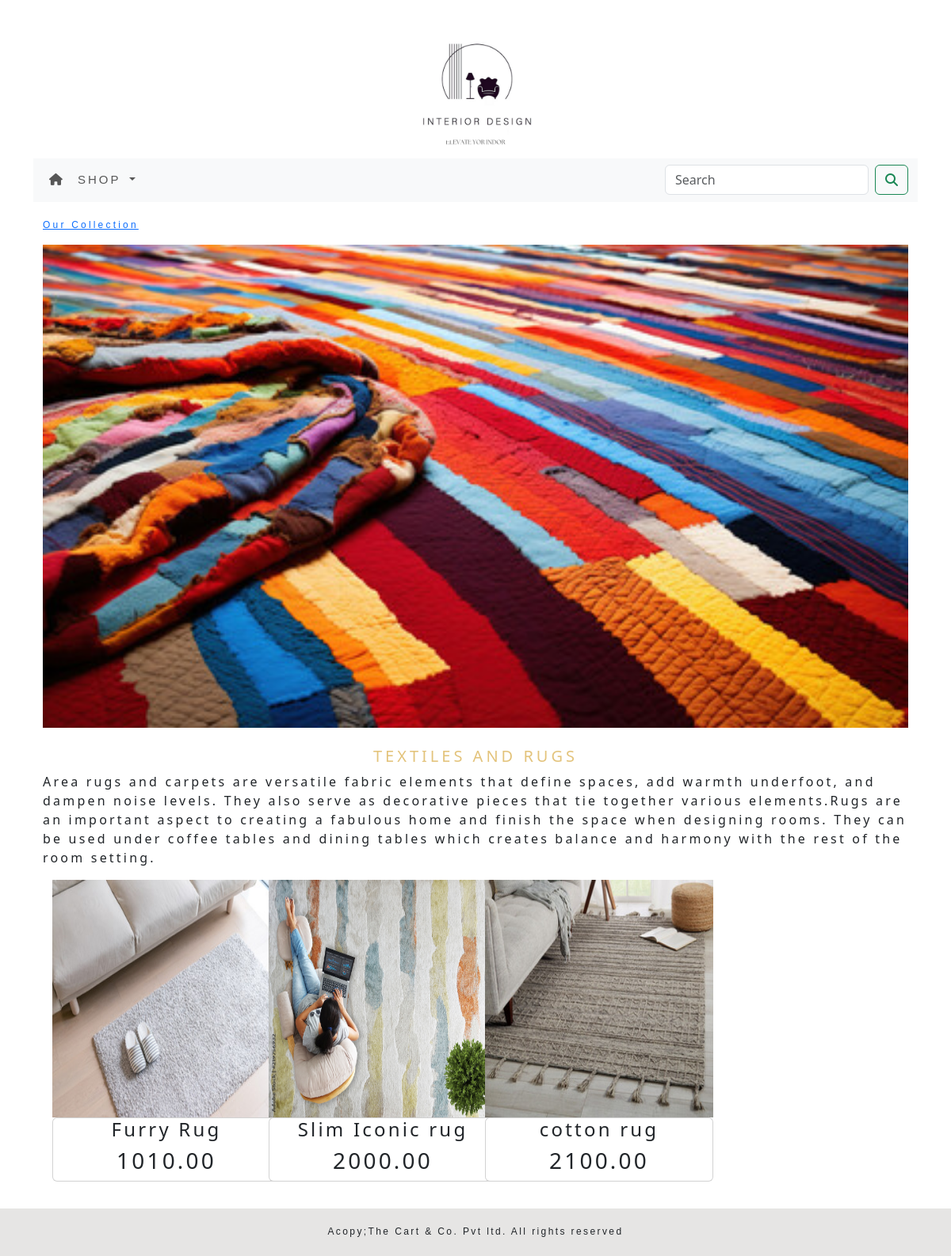
Screenshot of /ecommerce/Textiles_and_Rugs/ with the database file from the repository.
### ecommerceapp/models.py (models this page shows, shortened)
class Category(models.Model):
    name = models.CharField(max_length=250, unique=True)
    slug = models.SlugField(max_length=250, unique=True)
    description = models.TextField(blank=True)
    image = models.ImageField(upload_to='category', blank=True)
    class Meta:
        ordering = ('name',)
        verbose_name = 'category'
        verbose_name_plural = 'categories'
    def get_url(self):
        return reverse('ecommerceapp:products_by_category',args=[self.slug])

class Product(models.Model):
    name = models.CharField(max_length=250, unique=True)
    slug = models.SlugField(max_length=250, unique=True)
    description = models.TextField(blank=True)
    price = models.DecimalField(max_digits=10, decimal_places=2)
    category = models.ForeignKey(Category, on_delete=models.CASCADE)
    image = models.ImageField(upload_to='product', blank=True)
    stock = models.IntegerField()
    available = models.BooleanField(default=True)
    created = models.DateTimeField(auto_now_add=True)
    updated = models.DateTimeField(auto_now=True)
    def get_url(self):
        return reverse('ecommerceapp:productcategorydetail',args=[self.category.slug,self.slug])
    class Meta:
        ordering = ('name',)
        verbose_name = 'product'
        verbose_name_plural = 'products'

### ecommerceapp/views.py (the view)
# urls.py: path('',views.allcategories,name='allcategories'),
def allcategories(request, c_slug=None):
    c_page = None
    products_list = None
    if c_slug != None:
        c_page = get_object_or_404(Category, slug=c_slug)
        products_list = Product.objects.all().filter(category=c_page, available=True)
    else:
        products_list = Product.objects.all().filter(available=True)
    paginator = Paginator(products_list, 6)
    try:
        page = int(request.GET.get('page', '1'))
    except:
        page = 1
    try:
        products = paginator.page(page)
    except (EmptyPage, InvalidPage):
        products = paginator.page(paginator.num_pages)
    return render(request, "category.html", {'category': c_page, 'products': products})

### cart/context_processors.py (called while the page is built)
def counter(request):
    item_count=0
    if 'admin' in request.path:
        return {}
    else:
        try:
            cart=Cart.objects.filter(cart_id=_cart_id_(request))
            cart_item=Cart_items.objects.all().filter(cart=cart[:1])
            for cart_item in cart_item:
                item_count += cart_item.quantity
        except Cart.DoesNotExist:
            item_count = 0
    return dict(item_count=item_count)

### cart/views.py (called while the page is built)
def _cart_id_(request):
    cart = request.session.session_key
    if not cart:
        cart = request.session.create()
    return cart

### ecommerceapp/context_processors.py (called while the page is built)
def menu_links(request):
    links = Category.objects.all()
    return dict(links=links)

### templates/category.html (shortened to what this page needs)
{% extends 'base.html' %}
{% load static %}
{% block content %}
    {% if category %}
<div class="container">
    <div xmlns="http://www.w3.org/1999/html">
                <div>
                    <div class="row my_row">
                        <div class="mx_auto">
                            <p>
                                <a href="{% url  'ecommerceapp:allcategories' %}">Our Collection</a>
                            </p>
                        </div>
                    </div>
                </div>
    </div>
        {% endif %}
    <div class="mx_auto">
            {% if category %}
            <div>
                    <center><img class="my_image" src="{{category.image.url}}" alt="{{category.name}}" width="1250px" height="700px"></center>
            </div>
    </div>
    <br>
    <div>
        <h1 class="text-center my_title">{{category.name}}</h1>
        <p class="text-justify">{{category.description}}</p>
    </div>
        {% endif %}<center>
<div>
    <div class="row mx-auto">
        {% for product in products.object_list %}
        <div class="my_bottom_margin col-9 col-sm-12 col-md-3 xol-lg-3">
            <div class="text-center" style="min-width:18rem;">
                <div class="col-md-12">
                <a href="{{product.get_url}}"><img class="card-img-top my_img" src="{{product.image.url}}" alt="{{product.name}}"width="1000" height="300"> </a>
                </div>
                <div class="card body">
                    <h4>{{product.name}}</h4>
                    <h3>{{product.price}}</h3>
                </div>
            </div>
        </div>
        {% endfor %}
    </div>
    <br>
</div></center>
    </div>
{% endblock %}

### static/css/custom.css (style rules this page uses)
body { font-family: 'Montserrat', sans-serif; letter-spacing : .2em; font-size : 15px; }
.my_row { padding-top:20px; font-size:12px; font-family: 'Montserrat', sans-serif; }
.my_row .mx_auto { color:#e08d39; font-size:12px; }
.my_image { width:100%; height:auto; }
.my_title { font-size:20px; color:#e3c37b; text-transform :uppercase; letter-spacing : .2em; }
.my_bottom_margin { margin-bottom:10px; }

### rows the page displays
Category: image (picture), name "TEXTILES AND RUGS", description "Area rugs and carpets are versatile fabric elements that define spaces, add warmth underfoot, and dampen noise levels. They also serve as decorative pieces that tie together various elements.Rugs are an important aspect to creating a fabulous home and finish the space when designing rooms. They can be used under coffee tables and dining tables which creates balance and harmony with the rest of the room setting."
Product: image (picture), name "Furry Rug", price "1010.00"
Product: image (picture), name "Slim Iconic rug", price "2000.00"
Product: image (picture), name "cotton rug", price "2100.00"
